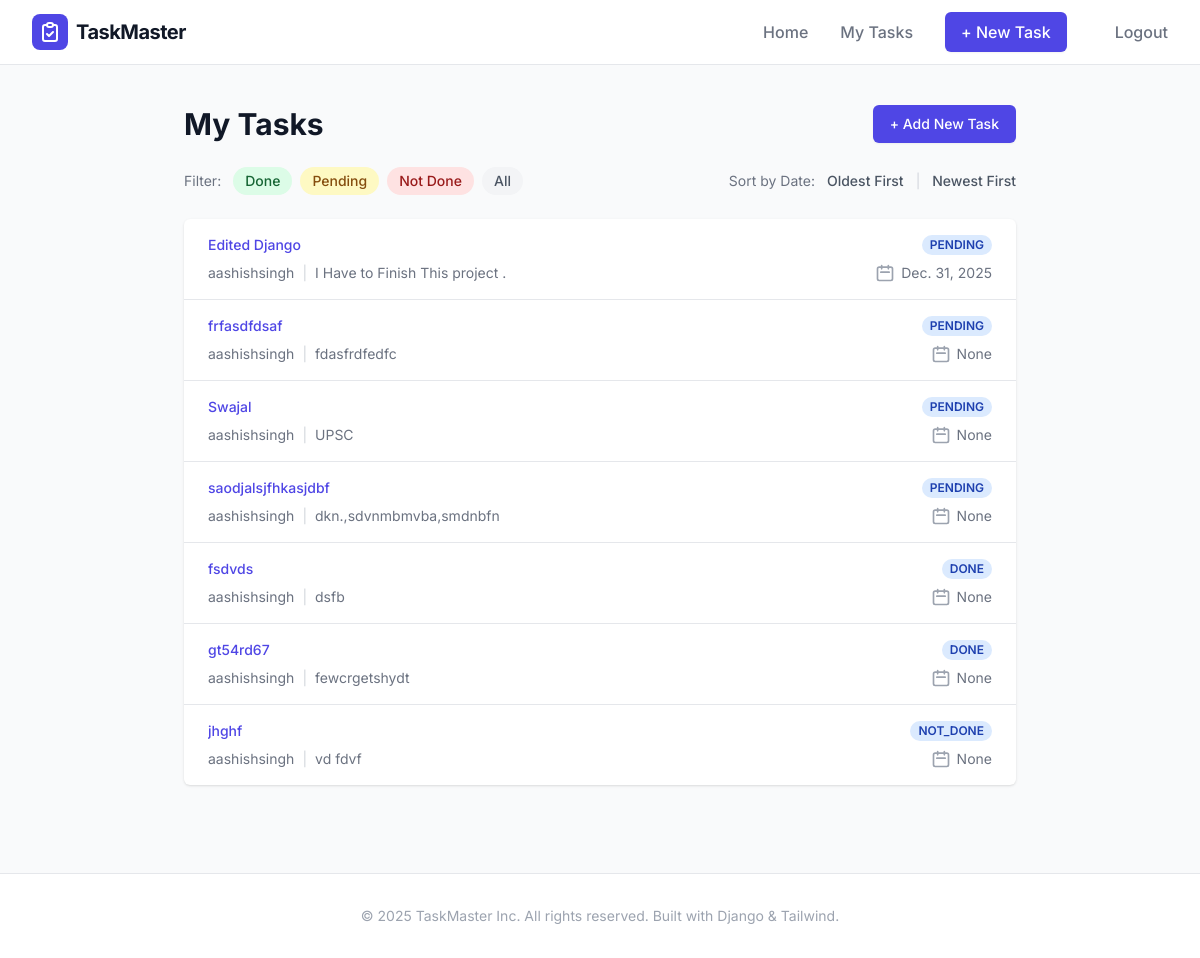
Page /task/ (signed in) on the earlier database version.
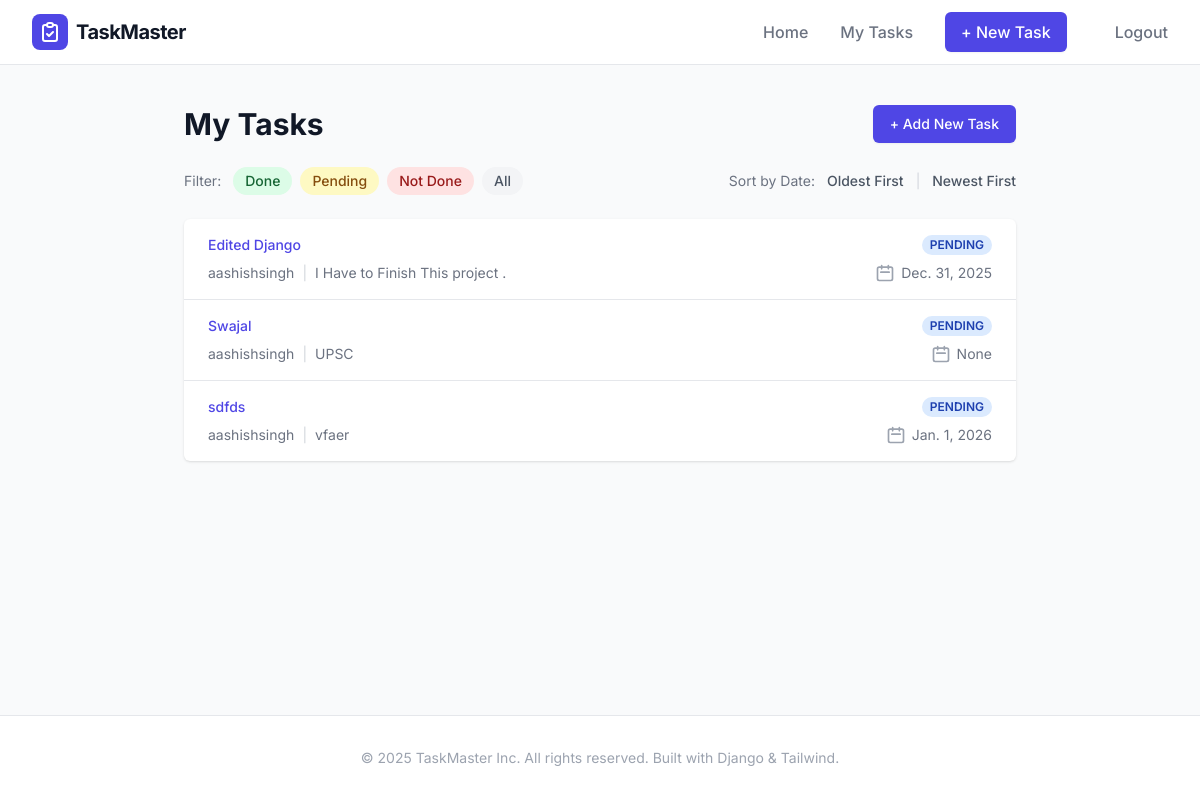
Same page on the later database version.
### tasks/models.py (models this page shows, shortened)
class Tasks(models.Model):
    title=models.CharField(max_length=100)
    description=models.TextField()
    CHOICES=[
        ("PENDING",'Pending'),
        ('DONE','Done'),
        ('NOT_DONE','Not Done'),
    ]
    status=models.CharField(max_length=20,choices=CHOICES,default='PENDING')
    owner=models.ForeignKey(get_user_model(),on_delete=models.CASCADE)
    due_date=models.DateField(null=True,blank=True)
    """Get absolute is very useful. for the detail page if we ever
    change the url it automatically changes all the urls for it and we can use
    name.get_absolute_url in templates for easy url access
    """

### tasks/views.py (the view)
# urls.py: path('task/',TaskView.as_view(),name='task'),
class TaskView(LoginRequiredMixin,ListView):
    model=Tasks
    template_name='task.html'
    context_object_name='tasks'
    login_url='login'
    def get_queryset(self):
        tasks=Tasks.objects.filter(owner=self.request.user)
        status=self.request.GET.get('status')
        ordering=self.request.GET.get('ordering')
        if status :
            tasks=tasks.filter(status=status)
        if ordering :
            tasks=tasks.order_by(ordering)
        return tasks

### Templates/task.html
{% extends 'base.html' %}
{% block content %}
<div class="max-w-4xl mx-auto px-4 sm:px-6 lg:px-8 py-10">
  <div class="md:flex md:items-center md:justify-between mb-6">
    <div class="flex-1 min-w-0">
      <h2 class="text-2xl font-bold leading-7 text-gray-900 sm:text-3xl sm:truncate">
        My Tasks
      </h2>
    </div>
    <div class="mt-4 flex md:mt-0 md:ml-4">
      <a
        href="{% url 'task_create' %}"
        class="ml-3 inline-flex items-center px-4 py-2 border border-transparent rounded-md shadow-sm text-sm font-medium text-white bg-indigo-600 hover:bg-indigo-700 focus:outline-none focus:ring-2 focus:ring-offset-2 focus:ring-indigo-500"
      >
        + Add New Task
      </a>
    </div>
  </div>
  <div class="flex flex-col sm:flex-row sm:items-center sm:justify-between mb-6 gap-4">
    <div class="flex items-center space-x-2">
        <span class="text-sm text-gray-500 mr-1">Filter:</span>
        <a href="?status=DONE" class="inline-flex items-center px-3 py-1 rounded-full text-sm font-medium bg-green-100 text-green-800 hover:bg-green-200 transition">
            Done
        </a>
        <a href="?status=PENDING" class="inline-flex items-center px-3 py-1 rounded-full text-sm font-medium bg-yellow-100 text-yellow-800 hover:bg-yellow-200 transition">
            Pending
        </a>
        <a href="?status=NOT_DONE" class="inline-flex items-center px-3 py-1 rounded-full text-sm font-medium bg-red-100 text-red-800 hover:bg-red-200 transition">
            Not Done
        </a>
        <a href="{% url 'task' %}" class="inline-flex items-center px-3 py-1 rounded-full text-sm font-medium bg-gray-100 text-gray-600 hover:bg-gray-200 transition">
            All
        </a>
    </div>
    <div class="flex items-center space-x-3 text-sm">
      <span class="text-gray-500">Sort by Date:</span>
      <a href="?ordering=due_date" class="font-medium text-gray-600 hover:text-indigo-600 transition-colors">
        Oldest First
      </a>
      <span class="text-gray-300">|</span>
      <a href="?ordering=-due_date" class="font-medium text-gray-600 hover:text-indigo-600 transition-colors">
        Newest First
      </a>
    </div>
  </div>
  <div class="bg-white shadow overflow-hidden sm:rounded-md">
    <ul class="divide-y divide-gray-200">
      {% for task in tasks %}
      <li class="hover:bg-gray-50 transition duration-150 ease-in-out">
        <a
          href="{% url 'task_detail' task.pk %}"
          class="block focus:outline-none"
        >
          <div class="px-4 py-4 sm:px-6">
            <div class="flex items-center justify-between">
              <p class="text-sm font-medium text-indigo-600 truncate">
                {{ task.title }}
              </p>
              <div class="ml-2 flex-shrink-0 flex">
                <p
                  class="px-2 inline-flex text-xs leading-5 font-semibold rounded-full bg-blue-100 text-blue-800"
                >
                  {{ task.status }}
                </p>
              </div>
            </div>
            <div class="mt-2 sm:flex sm:justify-between">
              <div class="sm:flex">
                <p class="flex items-center text-sm text-gray-500">
                  {{ task.owner }}
                  <span class="mx-2 text-gray-300">|</span>
                  {{ task.description }}
                </p>
              </div>
              <div class="mt-2 flex items-center text-sm text-gray-500 sm:mt-0">
                <svg
                  class="flex-shrink-0 mr-1.5 h-5 w-5 text-gray-400"
                  fill="none"
                  viewBox="0 0 24 24"
                  stroke="currentColor"
                >
                  <path
                    stroke-linecap="round"
                    stroke-linejoin="round"
                    stroke-width="2"
                    d="M8 7V3m8 4V3m-9 8h10M5 21h14a2 2 0 002-2V7a2 2 0 00-2-2H5a2 2 0 00-2 2v12a2 2 0 002 2z"
                  />
                </svg>
                <p>
                  {{ task.due_date }}
                </p>
              </div>
            </div>
          </div>
        </a>
      </li>
      {% empty %}
      <li class="px-4 py-8 text-center text-gray-500">No tasks available.</li>
      {% endfor %}
    </ul>
  </div>
</div>
{% endblock %}

### Templates/base.html (shortened to what this page needs)
<!DOCTYPE html>
<html lang="en">
<head>
    <script src="https://cdn.tailwindcss.com"></script>
</head>
<body class="bg-gray-50 text-gray-800 flex flex-col min-h-screen">
    <nav class="bg-white border-b border-gray-200 sticky top-0 z-50">
        <div class="max-w-7xl mx-auto px-4 sm:px-6 lg:px-8">
            <div class="flex justify-between h-16">
                <div class="flex items-center">
                    <a href="{% url 'home' %}" class="flex items-center gap-2">
                        <div class="bg-indigo-600 text-white p-1.5 rounded-lg">
                            <svg class="w-6 h-6" fill="none" stroke="currentColor" viewBox="0 0 24 24"><path stroke-linecap="round" stroke-linejoin="round" stroke-width="2" d="M9 5H7a2 2 0 00-2 2v12a2 2 0 002 2h10a2 2 0 002-2V7a2 2 0 00-2-2h-2M9 5a2 2 0 002 2h2a2 2 0 002-2M9 5a2 2 0 012-2h2a2 2 0 012 2m-6 9l2 2 4-4"></path></svg>
                        </div>
                        <span class="font-bold text-xl tracking-tight text-gray-900">TaskMaster</span>
                    </a>
                </div>
                <div class="hidden md:flex items-center space-x-8">
                    <a href="{% url 'home' %}" class="text-gray-500 hover:text-indigo-600 font-medium transition">Home</a>
                    {% if user.is_authenticated %}
                        <a href="{% url 'task' %}" class="text-gray-500 hover:text-indigo-600 font-medium transition">My Tasks</a>
                        <a href="{% url 'task_create' %}" class="bg-indigo-600 hover:bg-indigo-700 text-white px-4 py-2 rounded-md font-medium transition shadow-sm">
                            + New Task
                        </a>
                        <form method="post" action="{% url 'logout' %}" class="inline">
                            <button type="submit" class="text-gray-500 hover:text-red-600 font-medium transition ml-4">Logout</button>
                        </form>
                    {% else %}
                        <a href="{% url 'login' %}" class="text-gray-500 hover:text-indigo-600 font-medium transition">Login</a>
                        <a href="{% url 'signup' %}" class="bg-gray-900 hover:bg-gray-800 text-white px-4 py-2 rounded-md font-medium transition shadow-sm">Sign Up</a>
                    {% endif %}
                </div>
            </div>
        </div>
    </nav>
    <main class="flex-grow">
        {% block content %}
        {% endblock %}
    </main>
    <footer class="bg-white border-t border-gray-200 mt-12">
        <div class="max-w-7xl mx-auto py-8 px-4 sm:px-6 lg:px-8">
            <p class="text-center text-gray-400 text-sm">
                &copy; 2025 TaskMaster Inc. All rights reserved. Built with Django & Tailwind.
            </p>
        </div>
    </footer>
</body>
</html>

### Templates/base.html (style rules this page uses)
body { font-family: 'Inter', sans-serif; }

Differences in the rows shown:
removed Tasks: title "frfasdfdsaf", status "PENDING", owner "aashishsingh", description "fdasfrdfedfc", due_date "None"
removed Tasks: title "saodjalsjfhkasjdbf", status "PENDING", owner "aashishsingh", description "dkn.,sdvnmbmvba,smdnbfn", due_date "None"
removed Tasks: title "fsdvds", status "DONE", owner "aashishsingh", description "dsfb", due_date "None"
removed Tasks: title "gt54rd67", status "DONE", owner "aashishsingh", description "fewcrgetshydt", due_date "None"
removed Tasks: title "jhghf", status "NOT_DONE", owner "aashishsingh", description "vd fdvf", due_date "None"
added Tasks: title "sdfds", status "PENDING", owner "aashishsingh", description "vfaer", due_date "Jan. 1, 2026"
